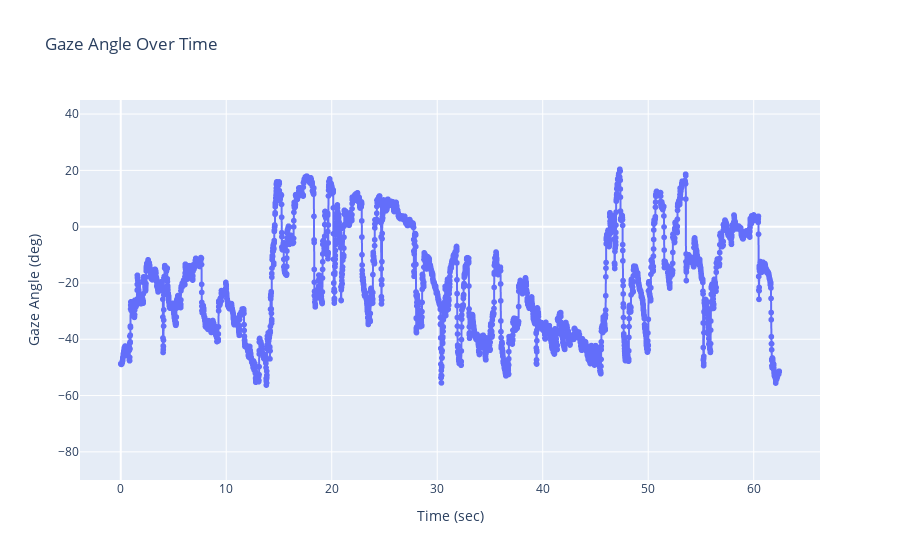

Notebook source saved alongside this figure:
### Code cell
import plotly.express as px

# Calculate time in seconds, first frame is 0
gaze_angle_df = gaze_angle_df.copy()
start_ns = gaze_angle_df['timestamp [ns]'].iloc[0]
gaze_angle_df['time_sec'] = (gaze_angle_df['timestamp [ns]'] - start_ns) / 1e9

fig = px.scatter(
    gaze_angle_df,
    x='time_sec',
    y='gaze angle [deg]',
    title='Gaze Angle Over Time',
    labels={'gaze angle [deg]': 'Gaze Angle (deg)', 'time_sec': 'Time (sec)'},
    render_mode='webgl'
)
fig.update_traces(mode='lines+markers')
fig.update_yaxes(range=[-90, 45])
fig.show()

### Figure 1 — Plotly figure (JSON) as saved in the notebook; plotly's stock layout.template omitted (floating-point values rounded to 4 significant figures; data arrays with more than 128 entries replaced by an {"elided": "..."} marker saying what was removed)
{"data": [{"hovertemplate": "Time (sec)=%{x}<br>Gaze Angle (deg)=%{y}<extra></extra>", "legendgroup": "", "marker": {"color": "#636efa", "symbol": "circle"}, "mode": "lines+markers", "name": "", "showlegend": false, "type": "scattergl", "x": {"elided": "6428 float values"}, "xaxis": "x", "y": {"elided": "6428 float values"}, "yaxis": "y"}], "layout": {"legend": {"tracegroupgap": 0}, "title": {"text": "Gaze Angle Over Time"}, "xaxis": {"anchor": "y", "domain": [0, 1], "title": {"text": "Time (sec)"}}, "yaxis": {"anchor": "x", "domain": [0, 1], "range": [-90, 45], "title": {"text": "Gaze Angle (deg)"}}}}
